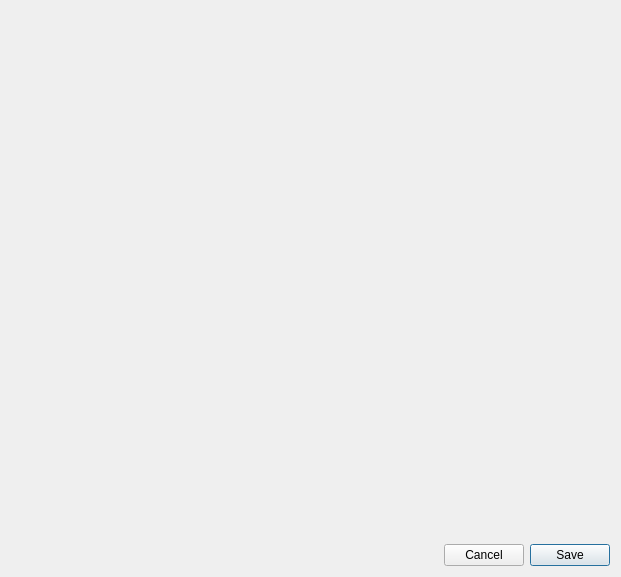
<?xml version="1.0" encoding="UTF-8"?>
<ui version="4.0">
 <class>BillingSummarizerDialog</class>
 <widget class="QDialog" name="BillingSummarizerDialog">
  <property name="geometry">
   <rect>
    <x>0</x>
    <y>0</y>
    <width>621</width>
    <height>577</height>
   </rect>
  </property>
  <property name="windowTitle">
   <string>Dialog</string>
  </property>
  <layout class="QVBoxLayout" name="verticalLayout" stretch="1,0">
   <item>
    <widget class="BillingSummarizerWidget" name="summarizerWidget" native="true"/>
   </item>
   <item>
    <layout class="QHBoxLayout" name="horizontalLayout">
     <item>
      <spacer name="horizontalSpacer">
       <property name="orientation">
        <enum>Qt::Horizontal</enum>
       </property>
       <property name="sizeHint" stdset="0">
        <size>
         <width>40</width>
         <height>20</height>
        </size>
       </property>
      </spacer>
     </item>
     <item>
      <widget class="QPushButton" name="cancelButton">
       <property name="text">
        <string>Cancel</string>
       </property>
       <property name="autoDefault">
        <bool>false</bool>
       </property>
      </widget>
     </item>
     <item>
      <widget class="QPushButton" name="saveButton">
       <property name="text">
        <string>Save</string>
       </property>
       <property name="autoDefault">
        <bool>false</bool>
       </property>
       <property name="default">
        <bool>true</bool>
       </property>
      </widget>
     </item>
    </layout>
   </item>
  </layout>
 </widget>
 <customwidgets>
  <customwidget>
   <class>BillingSummarizerWidget</class>
   <extends>QWidget</extends>
   <header>billingsummarizerwidget.hpp</header>
   <container>1</container>
  </customwidget>
 </customwidgets>
 <resources/>
 <connections/>
</ui>
